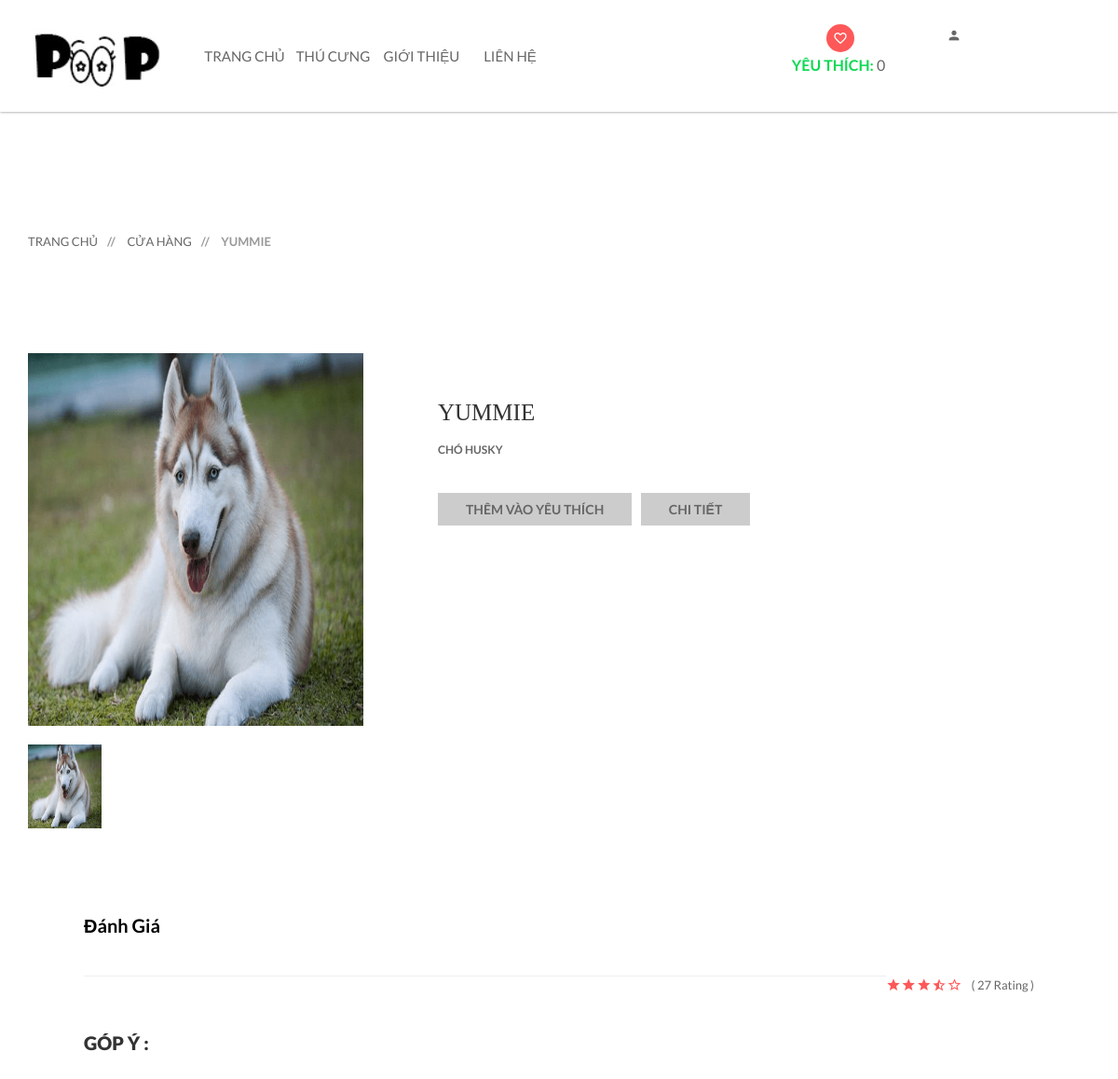
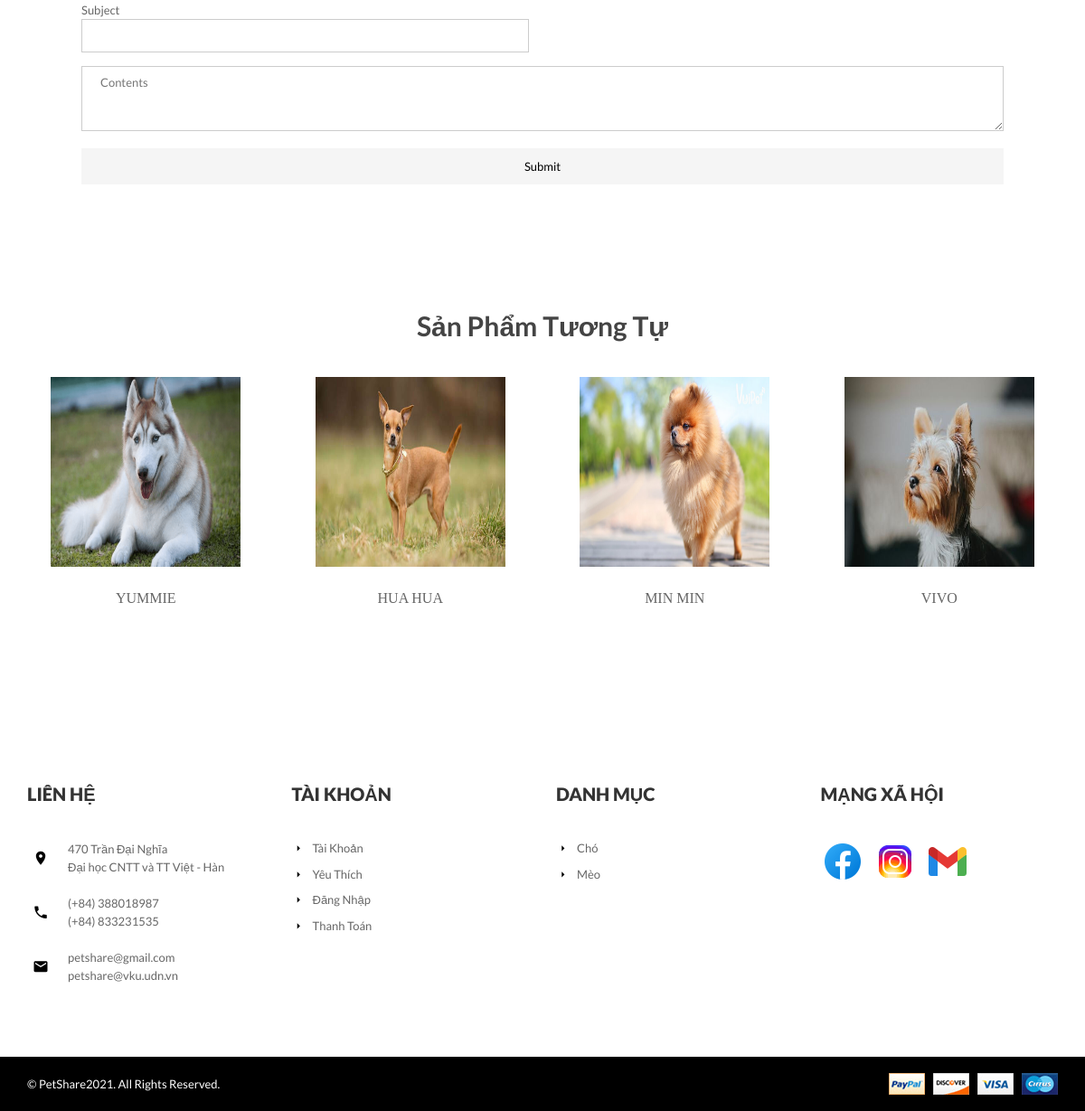
Page /?act=detail&id=81 on the committed database (2 pictures, top to bottom).
### tables this page shows
CREATE TABLE `sanpham` (
  `MaSP` int(11) NOT NULL,
  `MaLSP` int(11) NOT NULL,
  `MaDM` int(11) NOT NULL,
  `TenSP` varchar(70) NOT NULL,
  `DonGia` int(11) NOT NULL,
  `SoLuong` int(10) UNSIGNED NOT NULL DEFAULT 1,
  `HinhAnh1` varchar(200) NOT NULL,
  `HinhAnh2` varchar(255) DEFAULT NULL,
  `HinhAnh3` varchar(255) DEFAULT NULL,
  `MaKM` int(11) NOT NULL,
  `ManHinh` varchar(50) DEFAULT NULL,
  `HDH` varchar(50) DEFAULT NULL,
  `CamSau` varchar(50) DEFAULT NULL,
  `CamTruoc` varchar(50) DEFAULT NULL,
  `CPU` varchar(50) DEFAULT NULL,
  `Ram` varchar(50) DEFAULT NULL,
  `Rom` varchar(50) DEFAULT NULL,
  `SDCard` varchar(50) DEFAULT NULL,
  `Pin` varchar(50) DEFAULT NULL,
  `SoSao` int(11) NOT NULL,
  `SoDanhGia` int(11) NOT NULL,
  `TrangThai` int(11) NOT NULL,
  `MoTa` text NOT NULL,
  `ThoiGian` datetime DEFAULT NULL
);

CREATE TABLE `danhmuc` (
  `MaDM` int(11) NOT NULL,
  `TenDM` varchar(255) DEFAULT NULL
);

### Models/result.php (called while the page is built)
<?php
$result = $this->conn->query($query);
$data = array();
while ($row = $result->fetch_assoc()) {
    $data[] = $row;
}
?>

### Models/model.php (called while the page is built, shortened)
<?php
require_once("connection.php");
class model
{
    function __construct()
    {
        $conn_obj = new connection();
        $this->conn = $conn_obj->conn;
    }
    function danhmuc()
    {
        $query =  "SELECT * from DanhMuc ";
        require("result.php");
        return $data;
    }
    function chitietdanhmuc($id)
    {
        $query =  "SELECT d.TenDM as Ten, l.* FROM danhmuc as d, loaisanpham as l WHERE d.MaDM = l.MaDM and d.MaDM = $id";
        require("result.php");
        return $data;
    }
    function sanpham_danhmuc($a, $b, $danhmuc)
    {
        $query =   "SELECT * from sanpham WHERE TrangThai = 1  and MaDM = $danhmuc ORDER BY ThoiGian DESC limit $a,$b";
        require("result.php");
        return $data;
    }
}

### Models/connection.php (called while the page is built, shortened)
<?php
    class connection{
        function __construct()
        {
            $severname ="localhost";
            $username ="root";
            $password ="";
            $db_name ="pet";
            $this->conn = new mysqli($severname,$username,$password,$db_name);
        }
    }
?>

### Models/detail.php (called while the page is built)
<?php
require_once("model.php");
class Detail extends Model
{
    function detail_sp($id)
    {
        $query =  "SELECT * from SanPham where MaSP = $id ";
        $result = $this->conn->query($query);
        return $result->fetch_assoc();
    }
}

### Controllers/DetailController.php (called while the page is built, shortened)
<?php
require_once("Models/Detail.php");
class DetailController
{
    var $detail_model;
    public function __construct()
    {
       $this->detail_model = new Detail();
    }
    function list()
    {
        $data_danhmuc = $this->detail_model->danhmuc();
        $id = $_GET['id'];
        $data = $this->detail_model->detail_sp($id);
        if($data!=null){
        $data_lq = $this->detail_model->sanpham_danhmuc(0,4,$data['MaDM']);
        }
        require_once('Views/index.php');
    }
}

### Views/product-detail/product-detail.php (the view, shortened to what this page needs)
<?php if ($data != null) { ?>
    <div class="pages-title section-padding">
        <div class="container">
            <div class="row">
                <div class="col-xs-12">
                    <div class="pages-title-text text-center">
                        <ul class="text-left">
                            <li><a href="?act=home">Trang chủ</a></li>
                            <li><span> // </span><a href="?act=shop">Cửa Hàng</a></li>
                            <li><span> // </span><?= $data['TenSP'] ?></li>
                        </ul>
                    </div>
                </div>
            </div>
        </div>
    </div>
    <div class="product-details pages section-padding-top">
        <div class="container">
            <div class="row">
                <div class="single-list-view">
                    <div class="col-xs-12 col-sm-5 col-md-4">
                        <div class="quick-image">
                            <div class="single-quick-image text-center">
                                <div class="list-img">
                                    <div class="product-f tab-content">
                                        <?php if ($data['HinhAnh1'] != null) { ?>
                                            <div class="simpleLens-container tab-pane active fade in" id="sin-2">
                                                <a class="simpleLens-image" data-lens-image="public/<?= $data['HinhAnh1'] ?>" href="#"><img src="public/<?= $data['HinhAnh1'] ?>" alt="" class="simpleLens-big-image"></a>
                                            </div>
                                        <?php } ?>
                                    </div>
                                </div>
                            </div>
                            <div class="quick-thumb">
                                <ul class="product-slider">
                                    <?php if ($data['HinhAnh1'] != null) { ?>
                                        <li><a data-toggle="tab" href="#sin-2"> <img src="public/<?= $data['HinhAnh1'] ?>" alt="small image" /> </a></li>
                                    <?php } ?>
                                </ul>
                            </div>
                        </div>
                    </div>
                    <div class="col-xs-12 col-sm-7 col-md-8">
                        <div class="quick-right">
                            <div class="list-text">
                                <h3><?= $data['TenSP'] ?></h3>
                                <?php if ($data['MaDM'] == 1 ||$data['MaDM'] == 2 ) { ?>
                                    <p><?= $data['MoTa'] ?></p>
                                <?php }?>
                                <div class="list-btn">
                                    <a href="?act=cart&xuli=add&id=<?=$data['MaSP']?>">Thêm vào yêu thích</a>
                                    <?php if ($data['MaDM'] == 1) { ?>
                                    <a href="#info">Chi tiết</a>
                                    <?php }?>
                                </div>
                            </div>
                        </div>
                    </div>
                </div>
            </div>
            <div class="row">
                <div class="col-xs-12">
                    <div class="reviews padding60 margin-top">
                        <ul class="reviews-tab clearfix" id="info">
                            <li><a data-toggle="tab" href="#reviews">Đánh giá</a></li>
                        </ul>
                            <div class="<?php if ($data['MaDM'] == 1) {
                                            echo 'info-reviews review-text tab-pane fade in';
                                        } else {
                                            echo 'info-reviews moreinfo tab-pane fade in active';
                                        } ?>" id="reviews">
                                         <div class="ratting floatright">
                                    <p>( 27 Rating )</p>
                                    <i class="mdi mdi-star"></i>
                                    <i class="mdi mdi-star"></i>
                                    <i class="mdi mdi-star"></i>
                                    <i class="mdi mdi-star-half"></i>
                                    <i class="mdi mdi-star-outline"></i>
                                </div>
                                <hr />
                                <div class="your-rating log-title">
                                    <h3>Góp ý :</h3>
                                </div>
                                <div class="custom-input">
                                    <form action="" method="post">
                                        <div class="row">
                                            <div class="col-sm-6">
                                                <div class="input-mail">
                                                    <span>Subject</span>
                                                    <input  type="text" name="subject">
                                                </div>
                                            </div>
                                            <div class="col-xs-12">
                                                <div class="custom-mess">
                                                <textarea  name="contents" placeholder="Contents"></textarea>
                                                </div>
                                            </div>
                                            <div class="col-xs-12">
                                                <div class="submit-text">
                                                <input   type="submit" name="submit">
                                                </div>
                                            </div>
                                        </div>
                                    </form>
                                </div>
                            </div>
                        </div>
                    </div>
                </div>
            </div>
        </div>
    <section class="single-products section-padding">
        <div class="container">
            <div class="row">
                <div class="col-xs-12">
                    <div class="section-title text-center">
                        <h2>Sản phẩm tương tự</h2>
                    </div>
                </div>
            </div>
            <div class="row text-center">
                <?php foreach ($data_lq as $row) { ?>
                    <div class="col-xs-12 col-sm-6 col-md-3">
                        <div class="single-product">
                            <div class="product-f">
                                <a href="?act=detail&id=<?= $row['MaSP'] ?>"><img src="public/<?= $row['HinhAnh1'] ?>" alt="Product Title" class="img-products" /></a>
                            </div>
                            <div class="product-dsc">
                                <p><a href="?act=detail&id=<?= $row['MaSP'] ?>"><?= $row['TenSP'] ?></a></p>
                            </div>
                        </div>
                    </div>
                <?php } ?>
            </div>
        </div>
    </section>
<?php } else {
    require_once("Views/error-404.php");
} ?>

### Views/header_footer/footer.php
<footer class="footer-two">
    <div class="footer-top section-padding">
        <div class="footer-dsc">
            <div class="container">
                <div class="row">
                    <div class="col-xs-12 col-sm-6 col-md-3">
                        <div class="single-text">
                            <div class="footer-title">
                                <h4>Liên hệ</h4>
                            </div>
                            <div class="footer-text">
                                <ul>
                                    <li>
                                        <i class="mdi mdi-map-marker"></i>
                                        <p>470 Trần Đại Nghĩa</p>
                                        <p>Đại học CNTT và TT Việt - Hàn</p>
                                    </li>
                                    <li>
                                        <i class="mdi mdi-phone"></i>
                                        <p>(+84) 388018987</p>
                                        <p>(+84) 833231535</p>
                                    </li>
                                    <li>
                                        <i class="mdi mdi-email"></i>
                                        <p>petshare@gmail.com</p>
                                        <p>petshare@vku.udn.vn</p>
                                    </li>
                                </ul>
                            </div>
                        </div>
                    </div>
                    <div class="col-xs-6 col-sm-3 col-md-3 wide-mobile">
                        <div class="single-text">
                            <div class="footer-title">
                                <h4>Tài khoản</h4>
                            </div>
                            <div class="footer-menu">
                                <ul>
                                    <li><a href="?act=taikhoan&xuli=account"><i class="mdi mdi-menu-right"></i>Tài khoản</a></li>
                                    <li><a href="?act=cart"><i class="mdi mdi-menu-right"></i>Yêu thích</a></li>
                                    <li><a href="?act=taikhoan"><i class="mdi mdi-menu-right"></i>Đăng Nhập</a></li>
                                    <li><a href="?act=checkout"><i class="mdi mdi-menu-right"></i>Thanh Toán</a></li>
                                </ul>
                            </div>
                        </div>
                    </div>
                    <div class="col-xs-6 col-sm-3 col-md-3 wide-mobile">
                        <div class="single-text">
                            <div class="footer-title">
                                <h4>Danh mục</h4>
                            </div>
                            <div class="footer-menu">
                                <ul>
                                    <?php foreach ($data_danhmuc as $row) { ?>
                                    <li><a href="?act=shop&sp=<?=$row['MaDM']?>"><i class="mdi mdi-menu-right"></i><?=$row['TenDM']?></a></li>
                                    <?php  } ?>
                                </ul>
                            </div>
                        </div>
                    </div>
                    <div class="col-xs-12 col-sm-12 col-md-3 r-margin-top wide-mobile">
                        <div class="single-text">
                            <div class="footer-title">
                                <h4>Mạng xã hội</h4>
                            </div>
                            <div class="clearfix instagram">
                                <ul>
                                    <li><a href="https://www.facebook.com/"><img src="public/img/footer/in1.png" alt="Facebook" /></a></li>
                                    <li><a href="https://www.instagram.com/"><img src="public/img/footer/in2.png" alt="Instagram" /></a></li>
                                    <li><a href="https://mail.google.com/"><img src="public/img/footer/in3.png" alt="EMail" /></a></li>
                                </ul>
                            </div>
                        </div>
                    </div>
                </div>
            </div>
        </div>
    </div>
    <div class="footer-bottom">
        <div class="container">
            <div class="row">
                <div class="col-xs-12 col-sm-6">
                    <p>&copy; PetShare2021. All Rights Reserved.</p>
                </div>
                <div class="col-xs-12 col-sm-6 text-right">
                    <a href="https://www.paypal.com/vn/home" target="_blank"><img src="public/img/footer/payment.png" alt="" /></a>
                </div>
            </div>
        </div>
    </div>
</footer>

### public/css/responsive.css (style rules this page uses)
@media (min-width: 1170px) and (max-width: 1200px) { .img-products { width: 210px; height: 210px; } }
@media (min-width: 1170px) and (max-width: 1200px) { .list-text > p { margin-bottom: 20px; } }
@media (min-width: 1170px) and (max-width: 1200px) { .list-text { padding: 20px; } }
@media (min-width: 1170px) and (max-width: 1200px) { .quick-thumb li { margin-bottom: 20px; width: 21.92%; } }

### rows in the picture
sanpham: TenSP "YUMMIE", HinhAnh1 (picture), MoTa "CHÓ HUSKY"
sanpham: HinhAnh1 (picture), TenSP "HUA HUA"
sanpham: HinhAnh1 (picture), TenSP "MIN MIN"
sanpham: HinhAnh1 (picture), TenSP "VIVO"
danhmuc: TenDM "Chó"
danhmuc: TenDM "Mèo"

### other values in the picture
$soluong "0"
